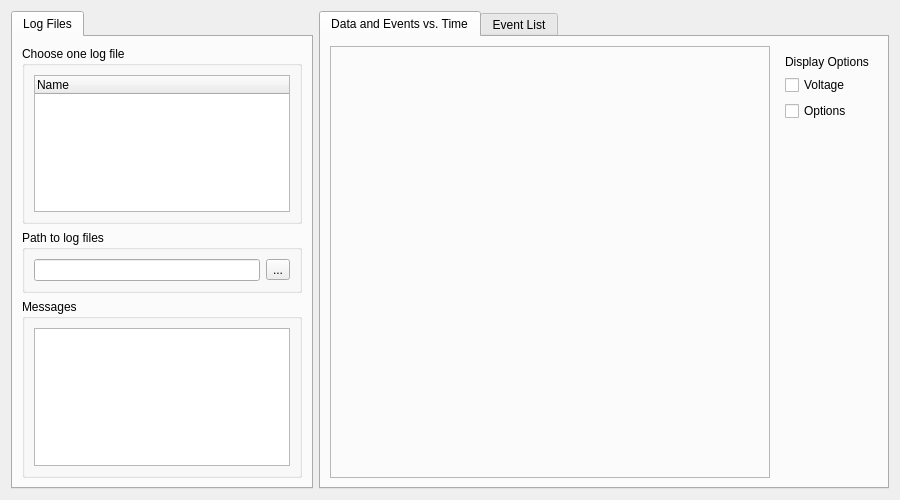
<?xml version="1.0" encoding="UTF-8"?>
<ui version="4.0">
 <class>DS_LogWindow</class>
 <widget class="QWidget" name="DS_LogWindow">
  <property name="geometry">
   <rect>
    <x>0</x>
    <y>0</y>
    <width>900</width>
    <height>500</height>
   </rect>
  </property>
  <property name="minimumSize">
   <size>
    <width>900</width>
    <height>500</height>
   </size>
  </property>
  <property name="windowTitle">
   <string>Driver Station Logs</string>
  </property>
  <layout class="QHBoxLayout" name="horizontalLayout" stretch="0,1">
   <item>
    <widget class="QTabWidget" name="LogSelectorTab">
     <property name="currentIndex">
      <number>0</number>
     </property>
     <widget class="QWidget" name="LogFiles">
      <attribute name="title">
       <string>Log Files</string>
      </attribute>
      <layout class="QVBoxLayout" name="verticalLayout">
       <item>
        <widget class="QGroupBox" name="LogSelectorWidget">
         <property name="title">
          <string>Choose one log file</string>
         </property>
         <layout class="QVBoxLayout" name="verticalLayout_3">
          <item>
           <widget class="QTreeWidget" name="LogSelector">
            <column>
             <property name="text">
              <string>Name</string>
             </property>
            </column>
           </widget>
          </item>
         </layout>
        </widget>
       </item>
       <item>
        <widget class="QGroupBox" name="PathWidget">
         <property name="title">
          <string>Path to log files</string>
         </property>
         <layout class="QHBoxLayout" name="horizontalLayout_2">
          <item>
           <widget class="QLineEdit" name="LogPath"/>
          </item>
          <item>
           <widget class="QToolButton" name="OpenLog">
            <property name="text">
             <string>...</string>
            </property>
           </widget>
          </item>
         </layout>
        </widget>
       </item>
       <item>
        <widget class="QGroupBox" name="MessagesWidget">
         <property name="title">
          <string>Messages</string>
         </property>
         <layout class="QVBoxLayout" name="verticalLayout_2">
          <item>
           <widget class="QTextEdit" name="Messages">
            <property name="readOnly">
             <bool>true</bool>
            </property>
           </widget>
          </item>
         </layout>
        </widget>
       </item>
      </layout>
     </widget>
    </widget>
   </item>
   <item>
    <widget class="QTabWidget" name="GraphTabs">
     <property name="currentIndex">
      <number>0</number>
     </property>
     <widget class="QWidget" name="DataAndEventsTab">
      <attribute name="title">
       <string>Data and Events vs. Time</string>
      </attribute>
      <layout class="QHBoxLayout" name="horizontalLayout_3" stretch="1,0">
       <item>
        <widget class="QFrame" name="GraphFrame">
         <property name="frameShape">
          <enum>QFrame::StyledPanel</enum>
         </property>
         <property name="frameShadow">
          <enum>QFrame::Raised</enum>
         </property>
         <layout class="QGridLayout" name="gridLayout">
          <property name="leftMargin">
           <number>0</number>
          </property>
          <property name="topMargin">
           <number>0</number>
          </property>
          <property name="rightMargin">
           <number>0</number>
          </property>
          <property name="bottomMargin">
           <number>0</number>
          </property>
          <item row="0" column="0">
           <widget class="QCustomPlot" name="CustomPlot" native="true">
            <property name="minimumSize">
             <size>
              <width>250</width>
              <height>415</height>
             </size>
            </property>
           </widget>
          </item>
         </layout>
        </widget>
       </item>
       <item>
        <widget class="QWidget" name="PlotOptions" native="true">
         <layout class="QVBoxLayout" name="verticalLayout_5">
          <item>
           <widget class="QLabel" name="DisplayOptionsLabel">
            <property name="text">
             <string>Display Options</string>
            </property>
           </widget>
          </item>
          <item>
           <widget class="QCheckBox" name="checkBox">
            <property name="text">
             <string>Voltage</string>
            </property>
           </widget>
          </item>
          <item>
           <widget class="QCheckBox" name="checkBox_2">
            <property name="text">
             <string>Options</string>
            </property>
           </widget>
          </item>
          <item>
           <spacer name="verticalSpacer">
            <property name="orientation">
             <enum>Qt::Vertical</enum>
            </property>
            <property name="sizeHint" stdset="0">
             <size>
              <width>20</width>
              <height>40</height>
             </size>
            </property>
           </spacer>
          </item>
         </layout>
        </widget>
       </item>
      </layout>
     </widget>
     <widget class="QWidget" name="EventListTab">
      <attribute name="title">
       <string>Event List</string>
      </attribute>
      <layout class="QVBoxLayout" name="verticalLayout_4">
       <item>
        <widget class="QTableWidget" name="EventList">
         <column>
          <property name="text">
           <string>Time</string>
          </property>
         </column>
         <column>
          <property name="text">
           <string>Message</string>
          </property>
         </column>
        </widget>
       </item>
      </layout>
     </widget>
    </widget>
   </item>
  </layout>
 </widget>
 <customwidgets>
  <customwidget>
   <class>QCustomPlot</class>
   <extends>QWidget</extends>
   <header>QCustomPlot.h</header>
   <container>1</container>
  </customwidget>
 </customwidgets>
 <resources/>
 <connections/>
</ui>
